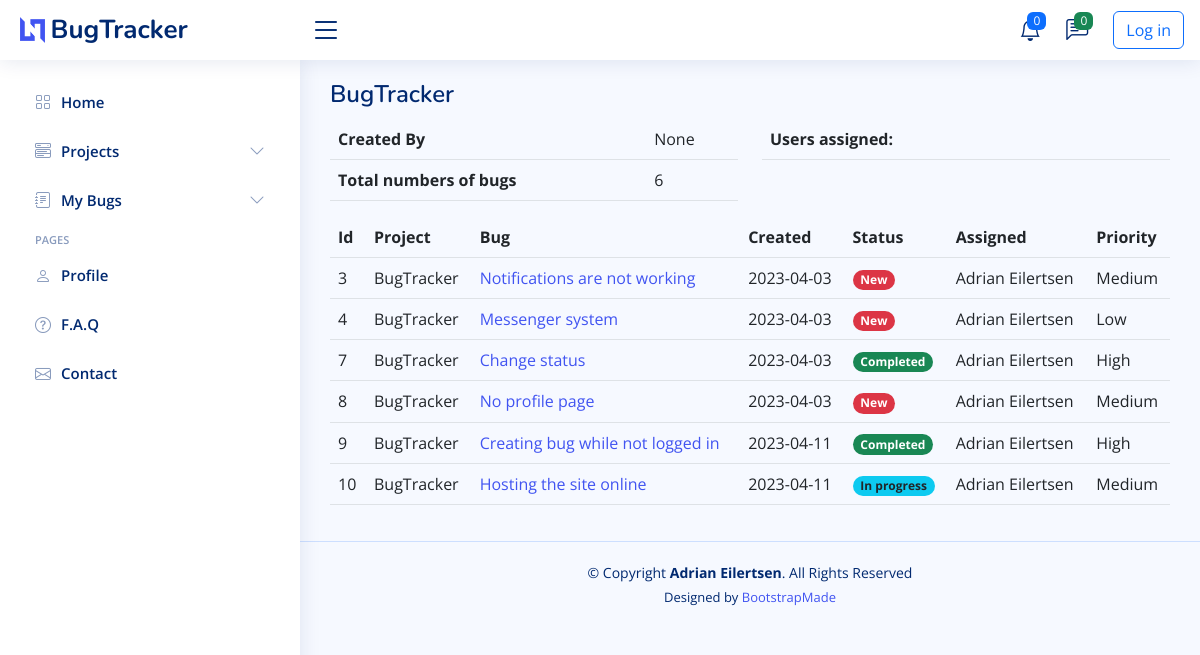
/project/1, run on an earlier commit of the app's database.
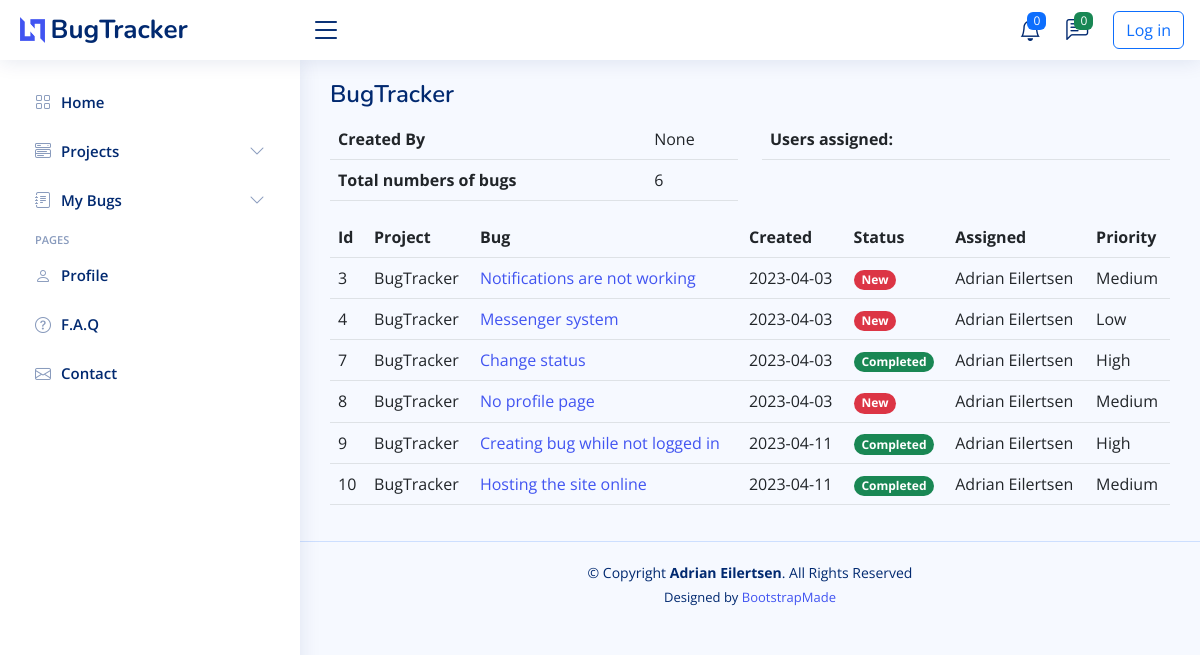
And on a later commit of the database.
### db.py (models this page shows)
class Bug(db.Model):
    __tablename__ = "bug"
    id = db.Column(db.Integer, primary_key=True)
    title = db.Column(db.String(250), nullable=False)
    description = db.Column(db.String(250), nullable=False)
    reporter = db.Column(db.String, db.ForeignKey("user.name"))
    date = db.Column(db.String(250), nullable=False)
    status = db.Column(db.Integer, nullable=False)
    priority = db.Column(db.String(250), nullable=False)
    project_id = db.Column(db.String, db.ForeignKey("project.name"))
    project = relationship("Project", back_populates="bugs")
    comment = relationship("Comment", back_populates="parent_bug")
    assigned = relationship("User", back_populates="bugs")

class User(UserMixin, db.Model):
    __tablename__ = "user"
    id = db.Column(db.Integer, primary_key=True)
    name = db.Column(db.String(250), nullable=False, unique=True)
    email = db.Column(db.String(250), unique=True, nullable=False)
    password = db.Column(db.String(250), nullable=False)
    bugs = relationship("Bug", back_populates="assigned")
    comments = relationship("Comment", back_populates="comment_author")
    projects = db.relationship("Project", secondary=project_user, back_populates="users")

### main.py (the view)
@app.route("/project/<int:index>", methods=["GET", "POST"])
def project(index):
    bugs_data = get_table_data(Bug)
    project_data = get_table_data(Project)
    project = Project.query.get(index)
    return render_template("project.html", bugs=bugs_data, project=project_data, current_project=project, logged_in=current_user.is_authenticated)

### functions.py (called while the page is built)
def get_table_data(tablename):
    return db.session.query(tablename).all()

### templates/project.html (shortened to what this page needs)
<!DOCTYPE html>
<html lang="en">
{% import "bootstrap/wtf.html" as wtf %}
{% include "header.html" %}
<body>
{% include "navbar.html" %}
<main id="main" class="main">
  <div class="pagetitle">
    <div class="row">
      <div class="col-6">
        <h1>{{ current_project.name }}</h1>
      </div>
    </div>
  </div>
  <section class="section">
    <div class="row">
      <div class="col">
        <table class="table">
          <tbody>
            <tr>
              <th scope="row">Created By</th>
              <td colspan="2">{{ current_project.creator }}</td>
            </tr>
            <tr>
              <th scope="row">Total numbers of bugs</th>
              <td colspan="2">{{ current_project.bugs|length }}</td>
            </tr>
          </tbody>
        </table>
      </div>
      <div class="col">
        <table class="table">
          <thead>
            <th scope="row">Users assigned:</th>
          </thead>
        </table>
      </div>
    </div>
  </section>
  <section class="section">
    <div class="row">
      <div class="col">
        <table class="table table-hover">
          <thead>
          <tr>
            <th scope="col">Id</th>
            <th scope="col">Project</th>
            <th scope="col">Bug</th>
            <th scope="col">Created</th>
            <th scope="col">Status</th>
            <th scope="col">Assigned</th>
            <th scope="col">Priority</th>
          </tr>
          </thead>
          <tbody>
          {% for bug in bugs %}
          {% if bug.project_id == current_project.name %}
          <tr id="tr-{{ bug.id }}">
            <td data-label="Id" scope="row">{{ bug.id }}</td>
            <td data-label="Project">{{ bug.project_id }}</td>
            <td data-label="Bug"><a href="{{ url_for('bug', index=bug.id) }}">{{ bug.title }}</a></td>
            <td data-label="Date">{{ bug.date }}</td>
            <td data-label="Status">
              {% if bug.status == 0 %}
              <span class="badge rounded-pill bg-danger">New</span>
              {% elif bug.status == 1 %}
              <span class="badge rounded-pill bg-info text-dark">In progress</span>
              {% elif bug.status == 2 %}
              <span class="badge rounded-pill bg-warning text-dark">In review</span>
              {% elif bug.status == 3 %}
              <span class="badge rounded-pill bg-success">Completed</span>
              {% endif %}
            </td>
            <td data-label="Assigned">{{ bug.assigned.name }}</td>
            <td class="table-data-hidden" data-label="Priority">{{ bug.priority }}</td>
          </tr>
          {% endif %}
          {% endfor %}
          </tbody>
        </table>
      </div>
    </div>
  </section>
</main>
{% include "footer.html" %}
</body>
</html>

What changed in the data, as far as the page shows it:
changed Bug "Hosting the site online": status "In progress" → "Completed"
